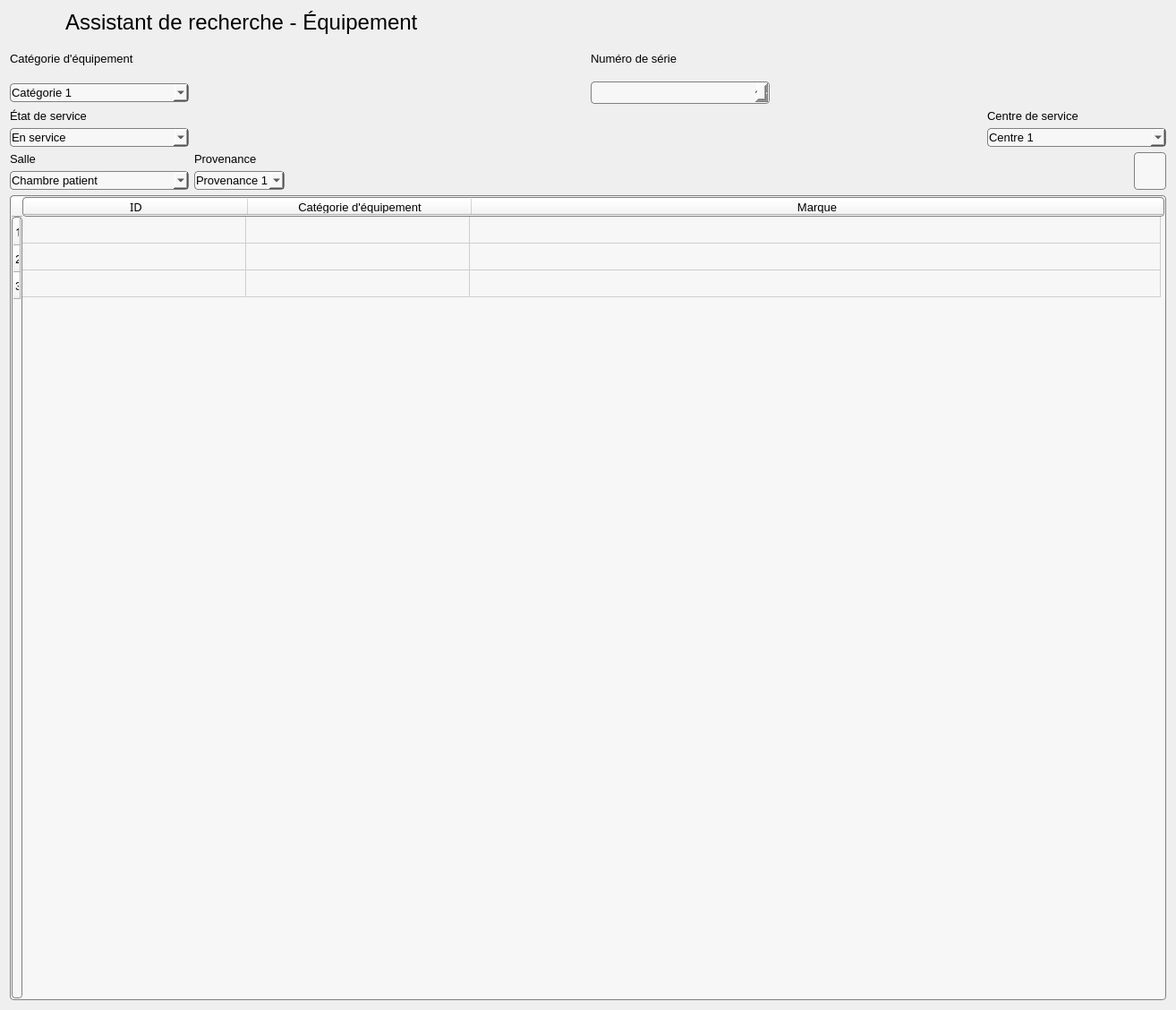
<?xml version="1.0" encoding="UTF-8"?>
<ui version="4.0">
 <class>Form</class>
 <widget class="QWidget" name="Form">
  <property name="geometry">
   <rect>
    <x>0</x>
    <y>0</y>
    <width>1314</width>
    <height>1128</height>
   </rect>
  </property>
  <property name="windowTitle">
   <string>Form</string>
  </property>
  <layout class="QVBoxLayout" name="verticalLayout">
   <item>
    <layout class="QGridLayout" name="gridLayout">
     <item row="0" column="2">
      <widget class="QLabel" name="label">
       <property name="maximumSize">
        <size>
         <width>100</width>
         <height>16777215</height>
        </size>
       </property>
       <property name="text">
        <string/>
       </property>
       <property name="pixmap">
        <pixmap>../Images/magnifier.png</pixmap>
       </property>
      </widget>
     </item>
     <item row="0" column="0">
      <widget class="QLabel" name="labelTitre">
       <property name="minimumSize">
        <size>
         <width>400</width>
         <height>0</height>
        </size>
       </property>
       <property name="maximumSize">
        <size>
         <width>1000</width>
         <height>16777215</height>
        </size>
       </property>
       <property name="font">
        <font>
         <family>MS Shell Dlg 2</family>
         <pointsize>18</pointsize>
        </font>
       </property>
       <property name="text">
        <string>Assistant de recherche - Équipement</string>
       </property>
      </widget>
     </item>
    </layout>
   </item>
   <item>
    <layout class="QGridLayout" name="gridLayout_3">
     <property name="sizeConstraint">
      <enum>QLayout::SetDefaultConstraint</enum>
     </property>
     <item row="1" column="1" alignment="Qt::AlignLeft">
      <widget class="QTextEdit" name="textEditNumeroSerie_2">
       <property name="maximumSize">
        <size>
         <width>200</width>
         <height>25</height>
        </size>
       </property>
       <property name="font">
        <font>
         <family>MS Shell Dlg 2</family>
         <pointsize>10</pointsize>
        </font>
       </property>
       <property name="styleSheet">
        <string notr="true">padding: 1px;
border-style: solid;
border: 1px solid gray;
border-radius: 4px;
background:rgb(247, 247, 247)</string>
       </property>
      </widget>
     </item>
     <item row="1" column="0" alignment="Qt::AlignLeft">
      <widget class="QComboBox" name="comboBoxCategorieEquipement">
       <property name="minimumSize">
        <size>
         <width>200</width>
         <height>0</height>
        </size>
       </property>
       <property name="maximumSize">
        <size>
         <width>200</width>
         <height>16777215</height>
        </size>
       </property>
       <property name="font">
        <font>
         <family>MS Shell Dlg 2</family>
         <pointsize>10</pointsize>
        </font>
       </property>
       <property name="styleSheet">
        <string notr="true">padding: 1px;
border-style: solid;
border: 1px solid gray;
border-radius: 4px;
background:rgb(247, 247, 247)</string>
       </property>
       <item>
        <property name="text">
         <string>Catégorie 1</string>
        </property>
       </item>
       <item>
        <property name="text">
         <string>Catégorie 2</string>
        </property>
       </item>
       <item>
        <property name="text">
         <string>Catégorie 3</string>
        </property>
       </item>
      </widget>
     </item>
     <item row="0" column="0">
      <widget class="QLabel" name="labelCategorieEquipement_2">
       <property name="font">
        <font>
         <family>MS Shell Dlg 2</family>
         <pointsize>10</pointsize>
        </font>
       </property>
       <property name="text">
        <string>Catégorie d'équipement</string>
       </property>
      </widget>
     </item>
     <item row="0" column="1">
      <widget class="QLabel" name="labelNumeroSerie_2">
       <property name="maximumSize">
        <size>
         <width>16777215</width>
         <height>40</height>
        </size>
       </property>
       <property name="font">
        <font>
         <family>MS Shell Dlg 2</family>
         <pointsize>10</pointsize>
        </font>
       </property>
       <property name="text">
        <string>Numéro de série</string>
       </property>
      </widget>
     </item>
    </layout>
   </item>
   <item>
    <layout class="QGridLayout" name="gridLayout_5">
     <item row="1" column="0" alignment="Qt::AlignLeft">
      <widget class="QComboBox" name="comboBoxEtatService">
       <property name="minimumSize">
        <size>
         <width>200</width>
         <height>0</height>
        </size>
       </property>
       <property name="maximumSize">
        <size>
         <width>200</width>
         <height>16777215</height>
        </size>
       </property>
       <property name="font">
        <font>
         <family>MS Shell Dlg 2</family>
         <pointsize>10</pointsize>
        </font>
       </property>
       <property name="styleSheet">
        <string notr="true">padding: 1px;
border-style: solid;
border: 1px solid gray;
border-radius: 4px;
background:rgb(247, 247, 247)</string>
       </property>
       <item>
        <property name="text">
         <string>En service</string>
        </property>
       </item>
       <item>
        <property name="text">
         <string>En maintenance</string>
        </property>
       </item>
       <item>
        <property name="text">
         <string>Au rebus</string>
        </property>
       </item>
      </widget>
     </item>
     <item row="0" column="1">
      <widget class="QLabel" name="labelCentreService">
       <property name="maximumSize">
        <size>
         <width>16777215</width>
         <height>40</height>
        </size>
       </property>
       <property name="font">
        <font>
         <family>MS Shell Dlg 2</family>
         <pointsize>10</pointsize>
        </font>
       </property>
       <property name="text">
        <string>Centre de service</string>
       </property>
      </widget>
     </item>
     <item row="0" column="0">
      <widget class="QLabel" name="labelEtatService">
       <property name="font">
        <font>
         <family>MS Sans Serif</family>
         <pointsize>10</pointsize>
        </font>
       </property>
       <property name="text">
        <string>État de service</string>
       </property>
      </widget>
     </item>
     <item row="1" column="1">
      <widget class="QComboBox" name="comboBoxCentreService">
       <property name="minimumSize">
        <size>
         <width>200</width>
         <height>0</height>
        </size>
       </property>
       <property name="maximumSize">
        <size>
         <width>200</width>
         <height>16777215</height>
        </size>
       </property>
       <property name="font">
        <font>
         <family>MS Shell Dlg 2</family>
         <pointsize>10</pointsize>
        </font>
       </property>
       <property name="styleSheet">
        <string notr="true">padding: 1px;
border-style: solid;
border: 1px solid gray;
border-radius: 4px;
background:rgb(247, 247, 247)</string>
       </property>
       <item>
        <property name="text">
         <string>Centre 1</string>
        </property>
       </item>
       <item>
        <property name="text">
         <string>Centre 2</string>
        </property>
       </item>
       <item>
        <property name="text">
         <string>Centre 3</string>
        </property>
       </item>
      </widget>
     </item>
    </layout>
   </item>
   <item>
    <layout class="QHBoxLayout" name="horizontalLayout_2">
     <item>
      <layout class="QGridLayout" name="gridLayout_6">
       <item row="0" column="0">
        <widget class="QLabel" name="labelSalle">
         <property name="font">
          <font>
           <family>MS Shell Dlg 2</family>
           <pointsize>10</pointsize>
          </font>
         </property>
         <property name="text">
          <string>Salle</string>
         </property>
        </widget>
       </item>
       <item row="0" column="1">
        <widget class="QLabel" name="labelProvenance">
         <property name="maximumSize">
          <size>
           <width>16777215</width>
           <height>40</height>
          </size>
         </property>
         <property name="font">
          <font>
           <family>MS Shell Dlg 2</family>
           <pointsize>10</pointsize>
          </font>
         </property>
         <property name="text">
          <string>Provenance</string>
         </property>
        </widget>
       </item>
       <item row="1" column="1">
        <widget class="QComboBox" name="comboBoxProvenance">
         <property name="maximumSize">
          <size>
           <width>200</width>
           <height>16777215</height>
          </size>
         </property>
         <property name="font">
          <font>
           <family>MS Shell Dlg 2</family>
           <pointsize>10</pointsize>
          </font>
         </property>
         <property name="styleSheet">
          <string notr="true">padding: 1px;
border-style: solid;
border: 1px solid gray;
border-radius: 4px;
background:rgb(247, 247, 247)</string>
         </property>
         <item>
          <property name="text">
           <string>Provenance 1</string>
          </property>
         </item>
         <item>
          <property name="text">
           <string>Provenance 2</string>
          </property>
         </item>
         <item>
          <property name="text">
           <string>Provenance 3</string>
          </property>
         </item>
        </widget>
       </item>
       <item row="1" column="0" alignment="Qt::AlignLeft">
        <widget class="QComboBox" name="comboBoxSalle">
         <property name="minimumSize">
          <size>
           <width>200</width>
           <height>0</height>
          </size>
         </property>
         <property name="maximumSize">
          <size>
           <width>1000</width>
           <height>16777215</height>
          </size>
         </property>
         <property name="font">
          <font>
           <family>MS Shell Dlg 2</family>
           <pointsize>10</pointsize>
          </font>
         </property>
         <property name="styleSheet">
          <string notr="true">padding: 1px;
border-style: solid;
border: 1px solid gray;
border-radius: 4px;
background:rgb(247, 247, 247)</string>
         </property>
         <item>
          <property name="text">
           <string>Chambre patient</string>
          </property>
         </item>
         <item>
          <property name="text">
           <string>Salle d'opération</string>
          </property>
         </item>
         <item>
          <property name="text">
           <string>Salle de réunion</string>
          </property>
         </item>
        </widget>
       </item>
      </layout>
     </item>
     <item>
      <spacer name="horizontalSpacer">
       <property name="orientation">
        <enum>Qt::Horizontal</enum>
       </property>
       <property name="sizeHint" stdset="0">
        <size>
         <width>40</width>
         <height>20</height>
        </size>
       </property>
      </spacer>
     </item>
     <item>
      <widget class="QPushButton" name="boutonActualiser">
       <property name="maximumSize">
        <size>
         <width>50</width>
         <height>50</height>
        </size>
       </property>
       <property name="styleSheet">
        <string notr="true">padding: 1px;
border-style: solid;
border: 1px solid gray;
border-radius: 4px;
background:rgb(247, 247, 247)</string>
       </property>
       <property name="text">
        <string/>
       </property>
       <property name="icon">
        <iconset>
         <normaloff>../Images/refresh-button-2.png</normaloff>../Images/refresh-button-2.png</iconset>
       </property>
       <property name="iconSize">
        <size>
         <width>50</width>
         <height>50</height>
        </size>
       </property>
      </widget>
     </item>
    </layout>
   </item>
   <item>
    <widget class="QTableWidget" name="tableResultats">
     <property name="minimumSize">
      <size>
       <width>200</width>
       <height>0</height>
      </size>
     </property>
     <property name="font">
      <font>
       <family>MS Shell Dlg 2</family>
       <pointsize>10</pointsize>
      </font>
     </property>
     <property name="styleSheet">
      <string notr="true">padding: 1px;
border-style: solid;
border: 1px solid gray;
border-radius: 4px;
background:rgb(247, 247, 247)</string>
     </property>
     <property name="lineWidth">
      <number>10</number>
     </property>
     <property name="midLineWidth">
      <number>9</number>
     </property>
     <attribute name="horizontalHeaderDefaultSectionSize">
      <number>250</number>
     </attribute>
     <attribute name="horizontalHeaderMinimumSectionSize">
      <number>20</number>
     </attribute>
     <attribute name="horizontalHeaderStretchLastSection">
      <bool>true</bool>
     </attribute>
     <attribute name="verticalHeaderDefaultSectionSize">
      <number>30</number>
     </attribute>
     <attribute name="verticalHeaderMinimumSectionSize">
      <number>20</number>
     </attribute>
     <attribute name="verticalHeaderShowSortIndicator" stdset="0">
      <bool>false</bool>
     </attribute>
     <attribute name="verticalHeaderStretchLastSection">
      <bool>false</bool>
     </attribute>
     <row>
      <property name="text">
       <string>1</string>
      </property>
      <property name="font">
       <font>
        <family>MS Reference Sans Serif</family>
        <pointsize>10</pointsize>
       </font>
      </property>
     </row>
     <row>
      <property name="text">
       <string>2</string>
      </property>
     </row>
     <row>
      <property name="text">
       <string>3</string>
      </property>
     </row>
     <column>
      <property name="text">
       <string>ID</string>
      </property>
      <property name="font">
       <font>
        <family>MS Reference Sans Serif</family>
        <pointsize>10</pointsize>
       </font>
      </property>
     </column>
     <column>
      <property name="text">
       <string>Catégorie d'équipement</string>
      </property>
     </column>
     <column>
      <property name="text">
       <string>Marque</string>
      </property>
     </column>
    </widget>
   </item>
  </layout>
 </widget>
 <resources/>
 <connections/>
</ui>
